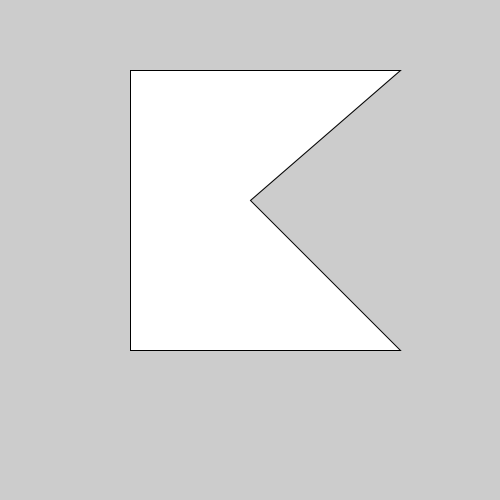
Frame 1 (no input)
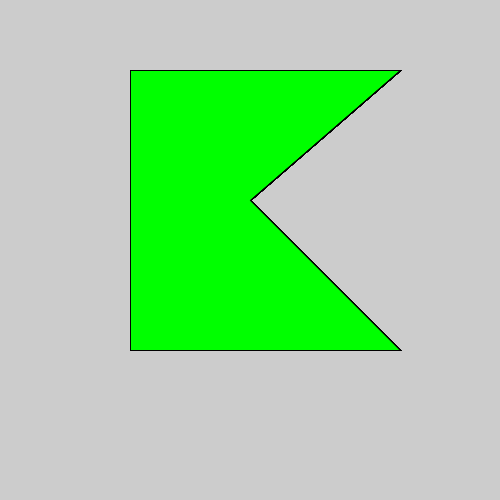
Frame 60 (the mouse pressed at the canvas centre just before this capture)
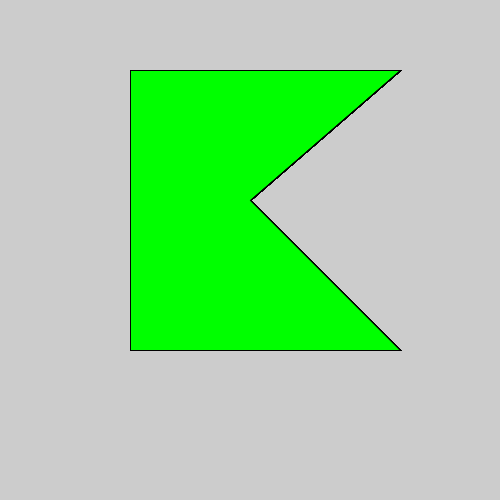
Frame 120 (the mouse held since frame 60 and released just before this capture)

The Processing sketch that drew these frames (run headless with seeded random() and noise(); from frame 60 on, the mouse is pressed at the canvas centre):

// Processing sketch: AdeojoPeter_Asgt01_1_
// ── AdeojoPeter_Asgt01_1_.pde
/**
* Short summary of what the program does
*
* @author Your name, first and last (preferred names are okay)
* @version Assign a version number (usually 1.0) and the date
*/


void setup()
{
  size(500,500);
  
}

void draw()
{
  
translate(100,50);

beginShape();
vertex(300, 20);
vertex(30, 20);
//vertex(150,150);
vertex(30, 300);
vertex(300, 300);
vertex(150,150);
//endHape initiated render
endShape(CLOSE);
fill(0, 255, 0, 255);
//scale(300);



  
}
